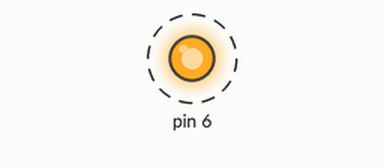
A sketch run on a simulated Arduino Uno, built with avr-gcc and run on an emulated ATmega328P. Parts: output pins drawn as LEDs (lit = HIGH). Dashed ring = blinking.

Above: at 0.2 s.
Timing chart, 0 to 3.0 s (numbered marks = the images above):
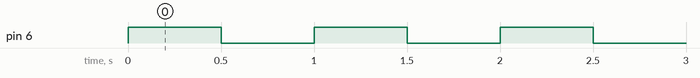

The sketch:

blinkled2.c.ino
```cpp
#include<avr/io.h>
#include<util/delay.h>
#define blink_port PORTD
#define F_CPU 1000000UL
int main(void)
{
  DDRD = DDRD |(0X01<<PD6);
    while('!')
    {
     blink_port |= (0X01<<PD6);
       _delay_ms(500);

       blink_port &= ~(0X01<<PD6);
       _delay_ms(500);

    }
    return 0;

}
```

Measured:
- by itself, pin 6: alternates HIGH for 0.50 s and LOW for 0.50 s
